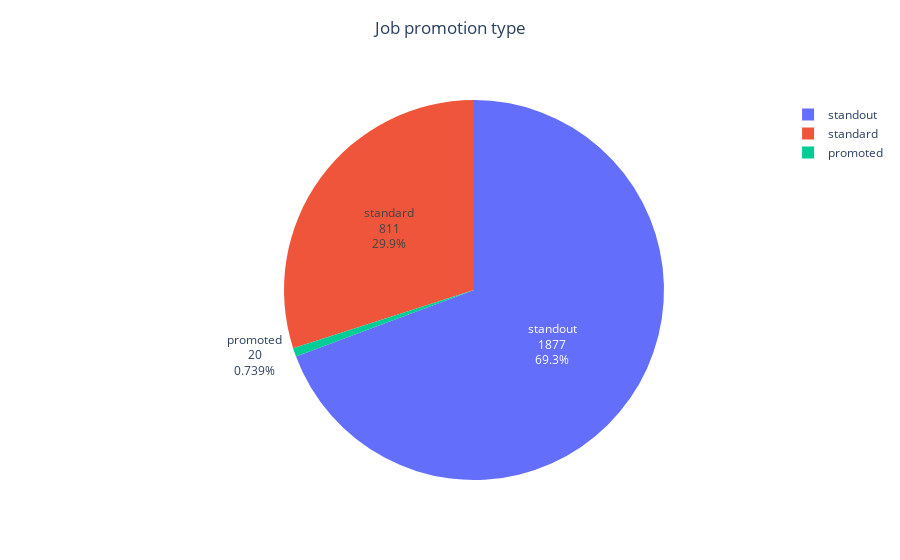

Here is the notebook cell this chart was saved with:
### Markdown cell above
### Plotly - Pie Chart

### Code cell
fig_px_pie = px.pie(values=nz_admin['job_advert_type'].value_counts(),
                    names=nz_admin['job_advert_type'].value_counts().index,
                    title="Job promotion type",
                   )
fig_px_pie.update_layout(
    title={  
        "y":0.96,  # y轴数值
        "x":0.5,  # x轴数值
        "xanchor":"center",  # x、y轴相对位置
        "yanchor":"top"  
    }
)
fig_px_pie.update_traces(
#     textposition='outside',
    textinfo='percent+value+label'
)
fig_px_pie.show()

### Figure 1 — Plotly figure (JSON) as saved in the notebook; plotly's stock layout.template omitted (floating-point values rounded to 4 significant figures)
{"data": [{"domain": {"x": [0, 1], "y": [0, 1]}, "hovertemplate": "label=%{label}<br>value=%{value}<extra></extra>", "labels": ["standout", "standard", "promoted"], "legendgroup": "", "name": "", "showlegend": true, "textinfo": "percent+value+label", "type": "pie", "values": [1877, 811, 20]}], "layout": {"legend": {"tracegroupgap": 0}, "title": {"text": "Job promotion type", "x": 0.5, "xanchor": "center", "y": 0.96, "yanchor": "top"}}}
